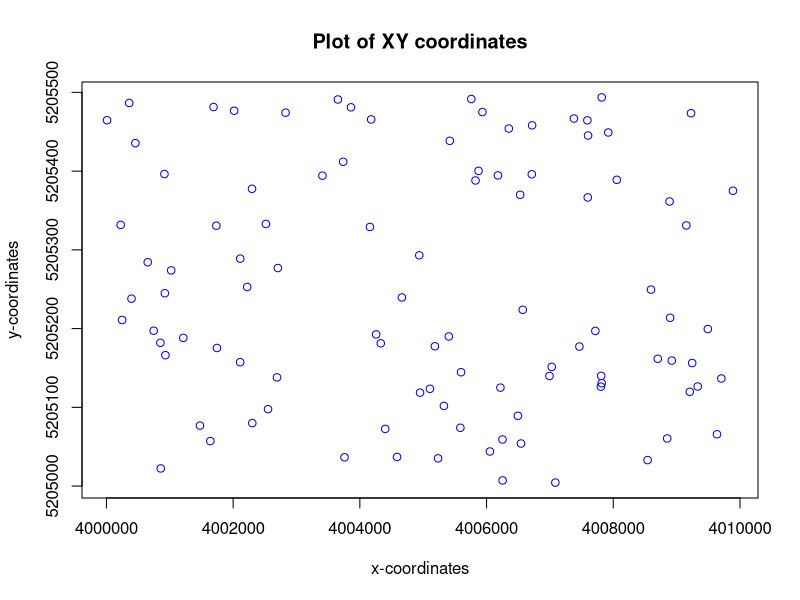
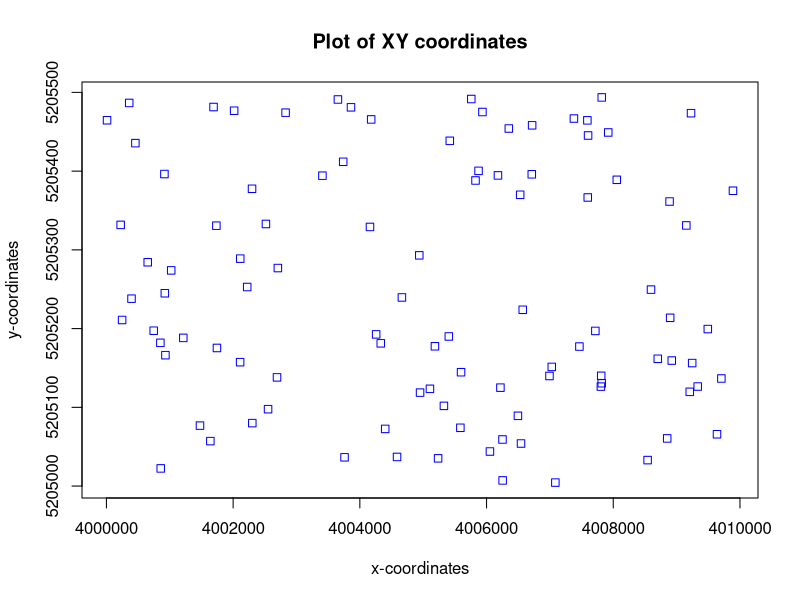
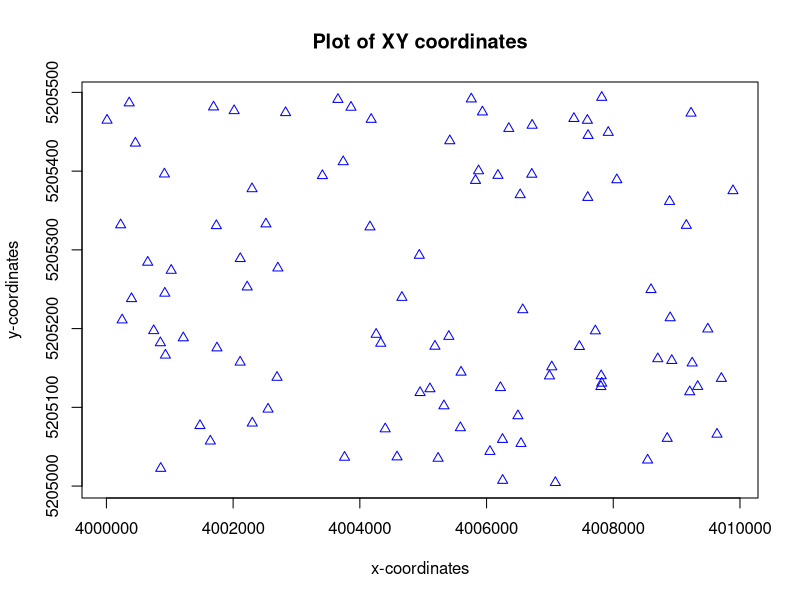
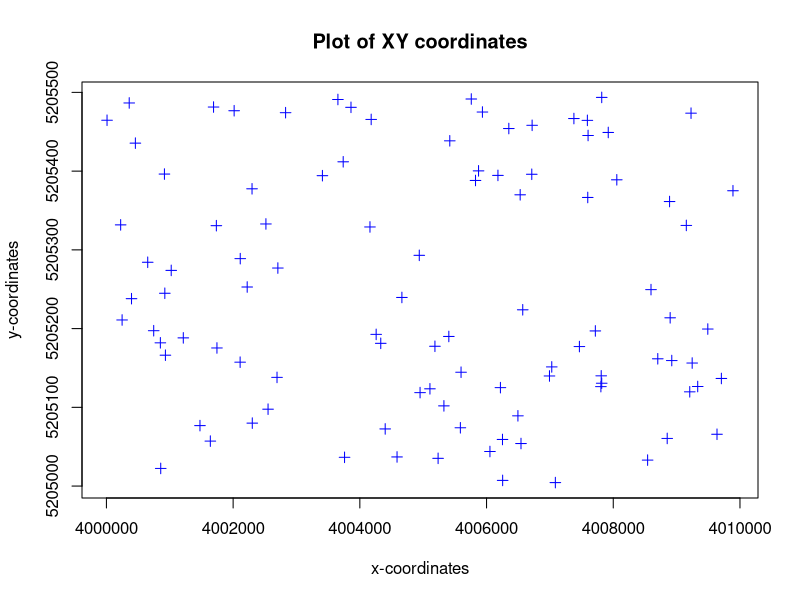
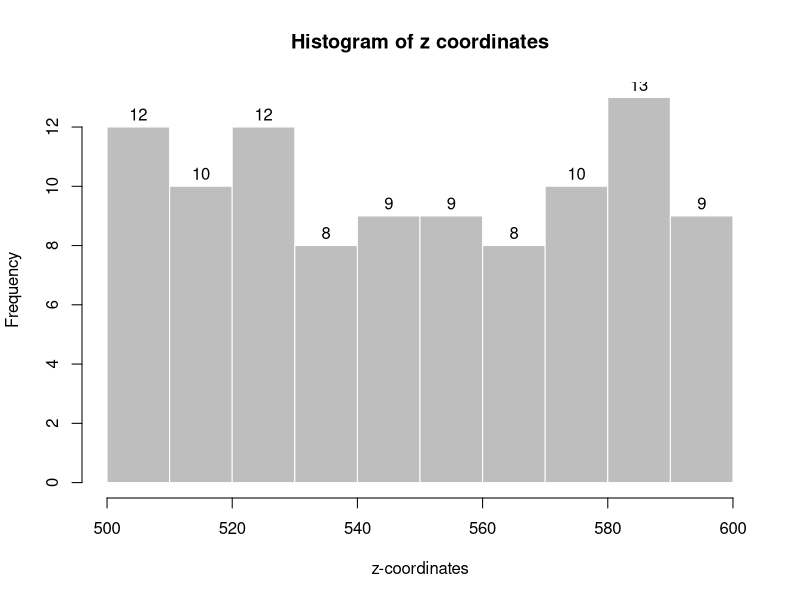
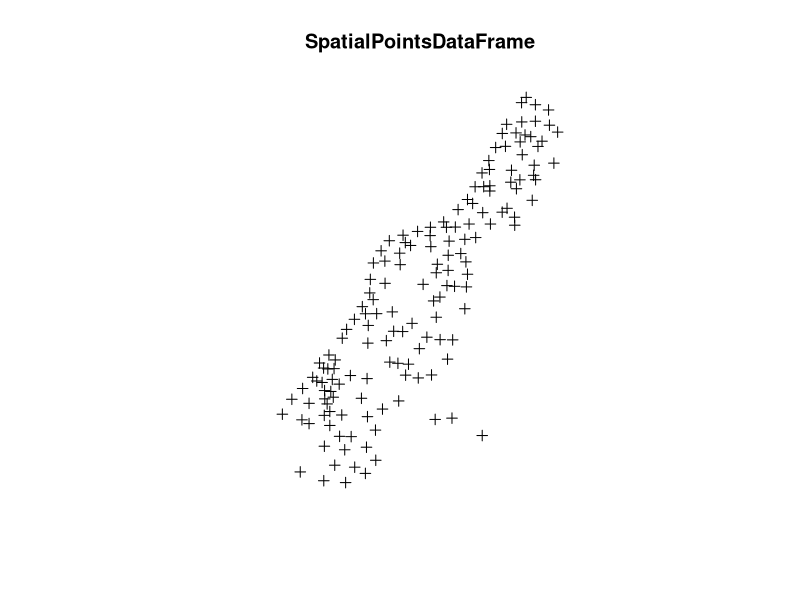

Write the R code that produced these figures, in order.
# 1a)

library("sp") # activate spatial first
getClass("Spatial") # get "Spatial" classes

x <- runif(100, min = 4000000, max = 4010000) # intgers

y <- runif(100, min = 5205000,	max = 5205500) # integers

z <- runif(100, min = 500,	max = 600) # float

elevations <- data.frame(x,y,z) # DataFrame elevations

# 1b)

plot(elevations$x, elevations$y, pch=1, main = "Plot of XY coordinates", xlab = "x-coordinates", ylab = "y-coordinates", col = "blue", lwd = 1) # plots x and y of elevations as circles

plot(elevations$x, elevations$y, pch=0, main = "Plot of XY coordinates", xlab = "x-coordinates", ylab = "y-coordinates", col = "blue", lwd = 1) # plots x and y of elevations as squares

plot(elevations$x, elevations$y, pch=2, main = "Plot of XY coordinates", xlab = "x-coordinates", ylab = "y-coordinates", col = "blue", lwd = 1) # plots x and y of elevations as triangles

plot(elevations$x, elevations$y, pch=3, main = "Plot of XY coordinates", xlab = "x-coordinates", ylab = "y-coordinates", col = "blue", lwd = 1) # plots x and y of elevations as a crosses


# 1c)

hist(elevations$z, col = "gray", border = "white", main = "Histogram of z coordinates", xlab = "z-coordinates", labels = TRUE)

# 2)

data("meuse") # load the meuse data from "sp" package

# 2a)

meuse$zinc # get column zinc

mean(meuse$zinc) # get mean of zinc column

# 2b)

meuse[,5] # get the fifth column. [row,column]

median(meuse[,5]) # median of fifth column

# 2c)

meuse[30,] # get 30th row

c(meuse[30,]$x, meuse[30,]$y) # coordinates of 30th row

# 2d)

meuse[50,]$lead # lead value of the 50th row

# 3

class(meuse)
str(meuse)

# 3a)

summary(meuse) # main	statistical	parametersfor	every	column

length(meuse) # this means that there are 14 variables

length(meuse$zinc) # this means that there are 155 observations

class(meuse$cadmium) # class type of cadmium: numeric data of float type

class(meuse$soil) # class type of cadmium: factor data with three levels (1, 2 and 3)

names(meuse) # column	names	of the	meuse	dataset

# 4)

meuse.spdf <- meuse # conversion of meuse to SpatialPointsDataFrame

coordinates(meuse.spdf) <- c("x", "y") # x,y coordinates concantenation & becomes a class

proj4string(meuse.spdf) <- CRS("+init=epsg:28992")

class(meuse.spdf)

plot(meuse.spdf, main = "SpatialPointsDataFrame")

summary(meuse.spdf) # a statistical summary

bbox(meuse.spdf) # find bounding box coordinates

proj4string(meuse.spdf) # check projection system
